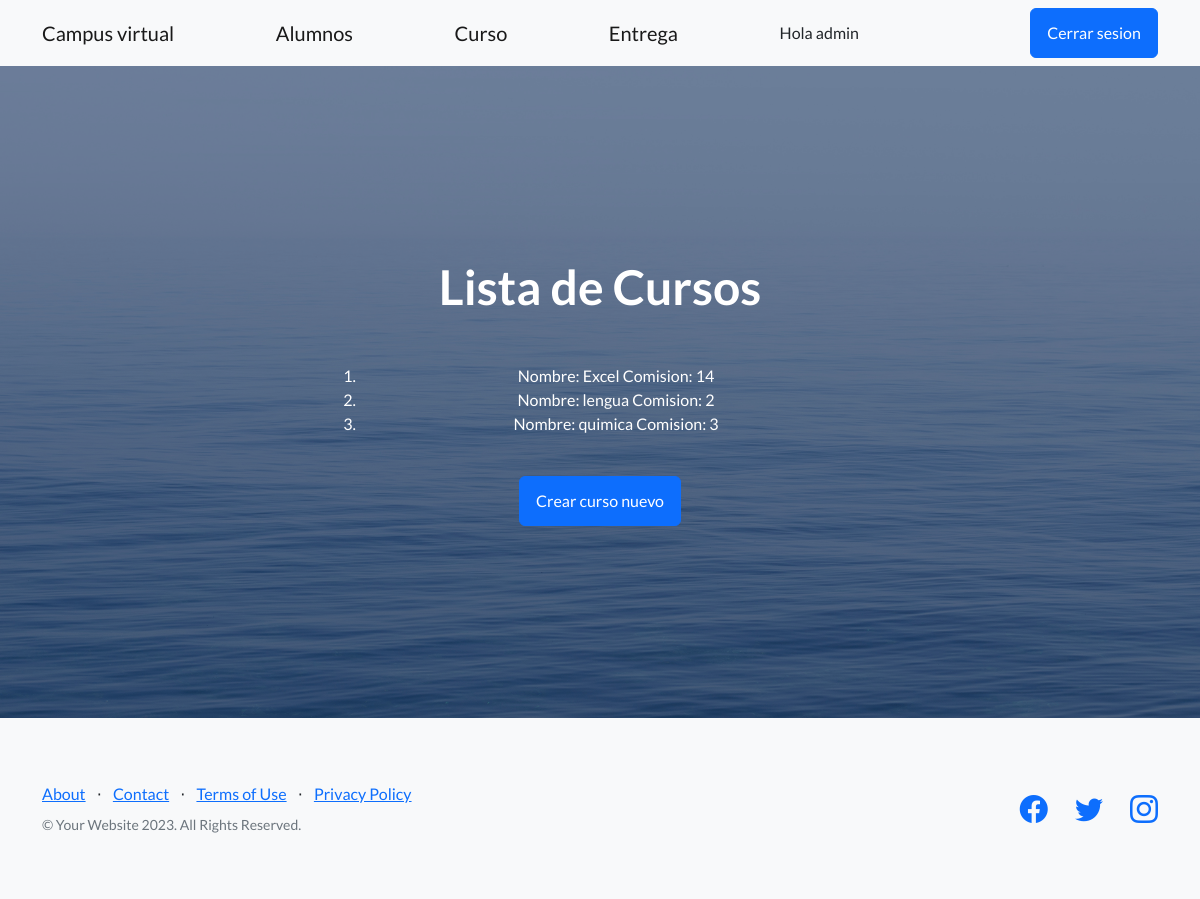
Page /cursos (signed in) on the earlier database version.
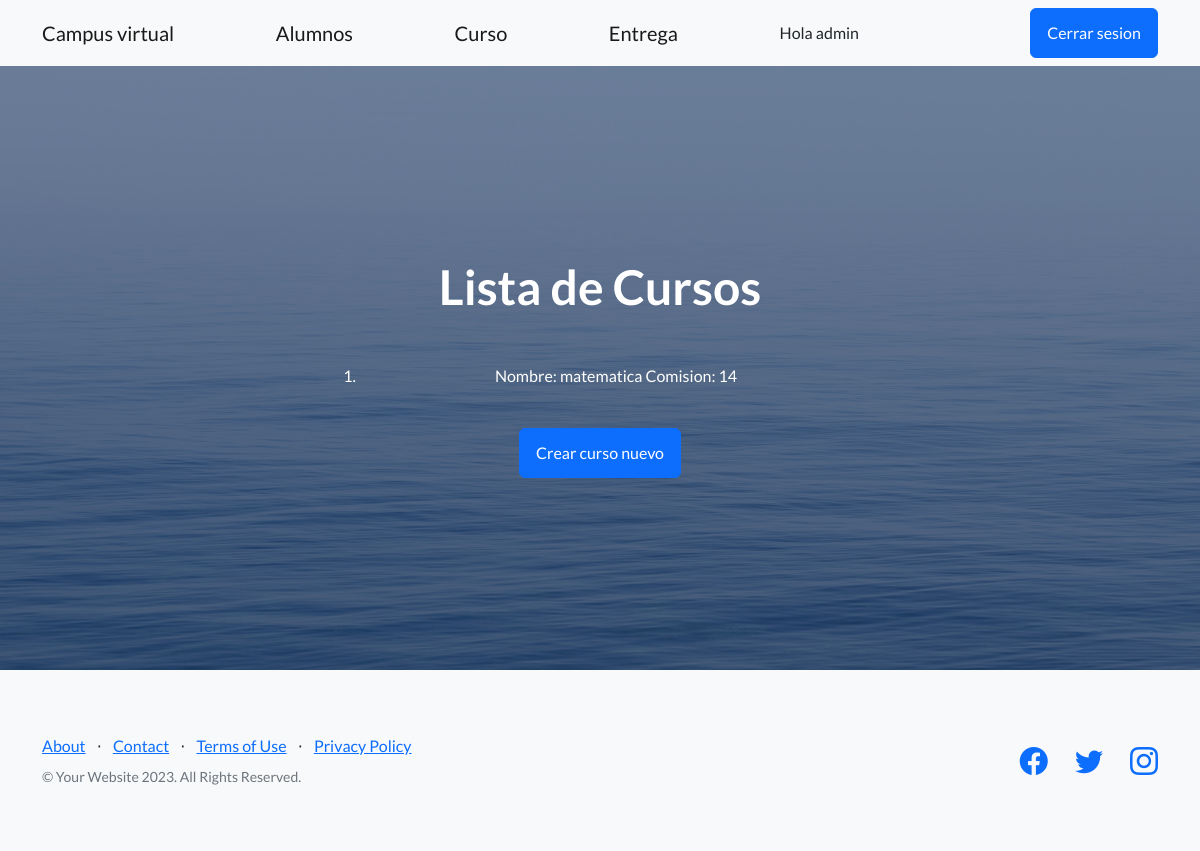
Same page on the later database version.
### AppTEnt/models.py (models this page shows, shortened)
class curso(models.Model):
    nombre_curso = models.CharField(max_length=50)
    numero_comision = models.IntegerField()

### AppTEnt/views.py (the view)
# urls.py: path("cursos", ver_curso, name= "cursos"),
@login_required # agrega funcionalidad a mi lista
def ver_curso(request):
    mis_cursos = curso.objects.all()
    info = {"Cursos":mis_cursos}
    return render(request, "AppTEnt/cursos.html", info)

### AppTEnt/templates/AppTEnt/cursos.html
{% extends "AppTEnt/padre.html" %}
{% block titulo %}
Lista de Cursos
{% endblock %}
{% block contenido1 %}
<ol>
{% for x in Cursos %}
<li>Nombre: {{x.nombre_curso}}     Comision: {{x.numero_comision}}</li>
{% endfor %}
</ol>
<br>
<a class="btn btn-primary" href="{% url 'nuevo_curso' %}">Crear curso nuevo</a>
{% endblock %}

Differences in the rows shown:
removed curso: nombre_curso "lengua", numero_comision "2"
removed curso: nombre_curso "quimica", numero_comision "3"
changed curso: nombre_curso "Excel" → "matematica"
